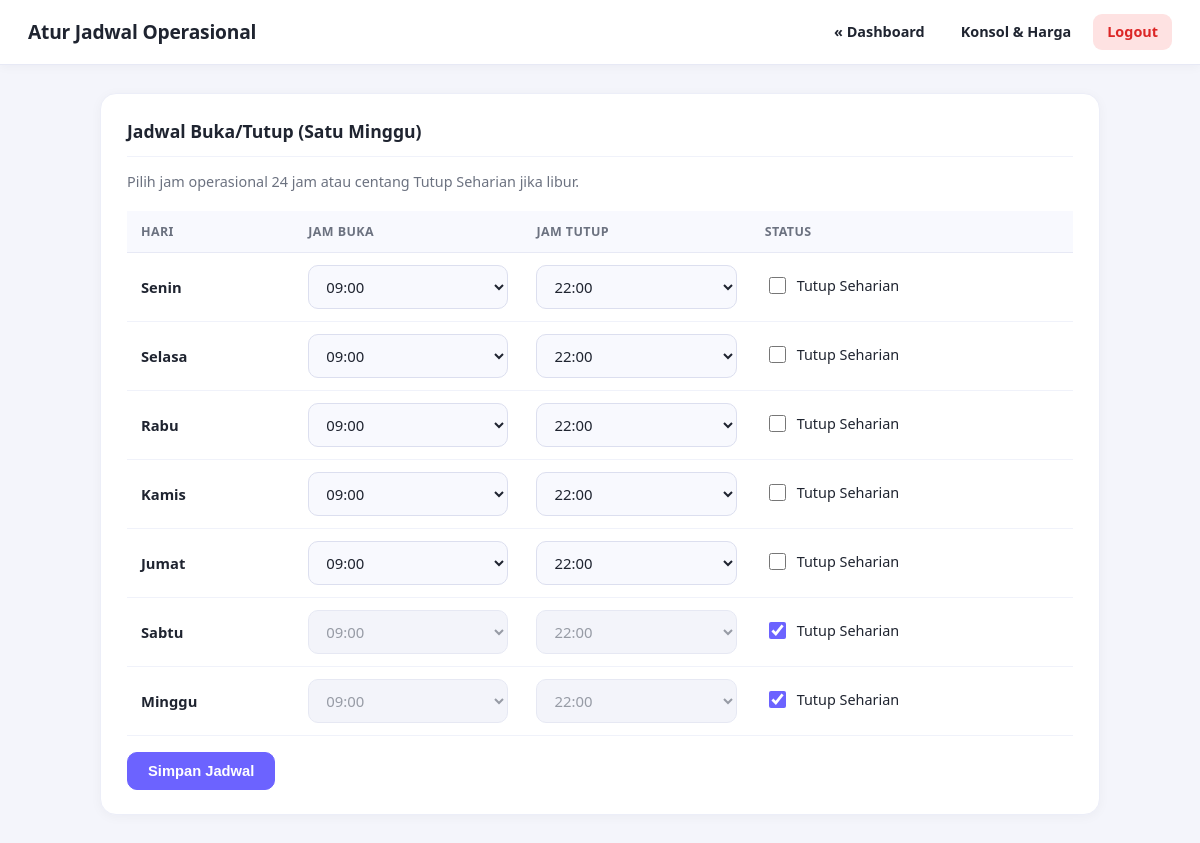
Page /jadwal.php (signed in) on the committed database.
### tables this page shows
CREATE TABLE `rental_schedules` (
  `schedule_id` int(11) NOT NULL,
  `rental_id` int(11) NOT NULL,
  `day_of_week` enum('Senin','Selasa','Rabu','Kamis','Jumat','Sabtu','Minggu') NOT NULL,
  `opening_time` time DEFAULT NULL,
  `closing_time` time DEFAULT NULL,
  `is_closed` tinyint(1) NOT NULL DEFAULT 0
);

### Models.php (called while the page is built, shortened)
<?php
abstract class BaseModel {
    public function __construct($pdo_connect, $namaModul) {
        $this->pdo = $pdo_connect;
    }
}
class Rental extends BaseModel {
    public function getByOwner($owner_id) {
        $stmt = $this->pdo->prepare("
            SELECT r.rental_id, r.rental_name, r.catatan, l.address, l.latitude, l.longitude
            FROM rentals r
            LEFT JOIN locations l ON r.rental_id = l.rental_id
            WHERE r.owner_id = ?
        ");
        $stmt->execute([$owner_id]);
        return $stmt->fetch(PDO::FETCH_ASSOC);
    }
}
class JadwalBukaTutup extends BaseModel {
    private $hariList = ['Senin', 'Selasa', 'Rabu', 'Kamis', 'Jumat', 'Sabtu', 'Minggu'];
    public function getHariList() {
        return $this->hariList;
    }
    public function getJadwal($rental_id) {
        $stmt = $this->pdo->prepare("SELECT * FROM rental_schedules WHERE rental_id = ?");
        $stmt->execute([$rental_id]);
        $hasil = [];
        while ($row = $stmt->fetch(PDO::FETCH_ASSOC)) {
            $hasil[$row['day_of_week']] = $row;
        }
        return $hasil;
    }
}

### jadwal.php (the view, shortened to what this page needs)
<?php
require_once 'koneksi.php';
require_once 'Models.php';
$objRental = new Rental($pdo);
$rental    = $objRental->getByOwner($_SESSION['owner_id']);
$rental_id = $rental['rental_id'];
$objJadwal = new JadwalBukaTutup($pdo);
$jadwal_db = $objJadwal->getJadwal($rental_id);
$hari_list = $objJadwal->getHariList();
$daftar_jam = [];
for ($i = 0; $i < 24; $i++) {
    $daftar_jam[] = sprintf('%02d:00', $i);
    $daftar_jam[] = sprintf('%02d:30', $i);
}
?>
<!DOCTYPE html>
<html lang="id">
<head>
    <link rel="stylesheet" href="style.css">
</head>
<body>
    <nav class="navbar">
        <h2>Atur Jadwal Operasional</h2>
        <div>
            <a href="dashboard.php">&laquo; Dashboard</a>
            <a href="konsol.php">Konsol & Harga</a>
            <a href="logout.php" class="btn-logout">Logout</a>
        </div>
    </nav>
    <div class="container">
        <div class="card">
            <h3>Jadwal Buka/Tutup (Satu Minggu)</h3>
            <p class="subtitle">Pilih jam operasional 24 jam atau centang Tutup Seharian jika libur.</p>
            <form method="POST" action="">
                <div class="table-wrap">
                    <table>
                        <tr>
                            <th>Hari</th>
                            <th>Jam Buka</th>
                            <th>Jam Tutup</th>
                            <th>Status</th>
                        </tr>
                        <?php foreach ($hari_list as $hari):
                            $data_hari = $jadwal_db[$hari] ?? null;
                            $buka_val  = $data_hari && $data_hari['opening_time'] ? substr($data_hari['opening_time'], 0, 5) : '09:00';
                            $tutup_val = $data_hari && $data_hari['closing_time'] ? substr($data_hari['closing_time'], 0, 5) : '22:00';
                            $is_libur  = ($data_hari && $data_hari['is_closed'] == 1) ? 'checked' : '';
                        ?>
                        <tr>
                            <td><strong><?= $hari ?></strong></td>
                            <td>
                                <select name="buka[<?= $hari ?>]" id="buka_<?= $hari ?>" <?= $is_libur ? 'disabled' : '' ?>>
                                    <?php foreach ($daftar_jam as $jam): ?>
                                        <option value="<?= $jam ?>" <?= ($buka_val === $jam) ? 'selected' : '' ?>>
                                            <?= $jam ?>
                                        </option>
                                    <?php endforeach; ?>
                                </select>
                            </td>
                            <td>
                                <select name="tutup[<?= $hari ?>]" id="tutup_<?= $hari ?>" <?= $is_libur ? 'disabled' : '' ?>>
                                    <?php foreach ($daftar_jam as $jam): ?>
                                        <option value="<?= $jam ?>" <?= ($tutup_val === $jam) ? 'selected' : '' ?>>
                                            <?= $jam ?>
                                        </option>
                                    <?php endforeach; ?>
                                </select>
                            </td>
                            <td>
                                <label class="checkbox-inline">
                                    <input type="checkbox" name="libur[<?= $hari ?>]" value="1" <?= $is_libur ?>
                                           onchange="toggleJam('<?= $hari ?>', this.checked)">
                                    Tutup Seharian
                                </label>
                            </td>
                        </tr>
                        <?php endforeach; ?>
                    </table>
                </div>
                <div class="mt-16">
                    <button type="submit" name="simpan_jadwal" class="btn">Simpan Jadwal</button>
                </div>
            </form>
        </div>
    </div>
</body>
</html>

### style.css (style rules this page uses)
:root { --ps-purple: #6c63ff; --ps-purple-hover: #574fe0; --ps-purple-soft: rgba(108, 99, 255, 0.1); --ps-bg: #f4f5fb; --ps-surface: #ffffff; --ps-border: #e7e9f5; --ps-text: #1f2430; --ps-muted: #6c7280; --ps-danger: #dc2626; --ps-danger-hover: #b91c1c; }
* { box-sizing: border-box; }
body:not(.home-page):not(.detail-page) { margin: 0; background-color: var(--ps-bg); color: var(--ps-text); font-family: 'Segoe UI', system-ui, -apple-system, sans-serif; line-height: 1.55; }
body:not(.home-page):not(.detail-page) a { color: var(--ps-purple); text-decoration: none; }
body:not(.home-page):not(.detail-page) .navbar { background: var(--ps-surface); border-bottom: 1px solid var(--ps-border); padding: 14px 28px; display: flex; justify-content: space-between; align-items: center; flex-wrap: wrap; gap: 12px; position: sticky; top: 0; z-index: 1000; box-shadow: 0 2px 10px rgba(31, 36, 48, 0.04); }
body:not(.home-page):not(.detail-page) .navbar h2 { margin: 0; font-size: 1.2rem; font-weight: 800; color: var(--ps-text); letter-spacing: -0.2px; }
body:not(.home-page):not(.detail-page) .navbar > div { display: flex; align-items: center; flex-wrap: wrap; gap: 8px; }
body:not(.home-page):not(.detail-page) .navbar a { color: var(--ps-text); font-weight: 600; font-size: 0.9rem; padding: 7px 14px; border-radius: 9px; text-decoration: none; transition: background-color 0.2s, color 0.2s; }
body:not(.home-page):not(.detail-page) .navbar a.btn-logout { background-color: #fee2e2; color: var(--ps-danger); }
body:not(.home-page):not(.detail-page) .container { max-width: 1040px; margin: 28px auto 48px; padding: 0 20px; }
body:not(.home-page):not(.detail-page) .card { background: var(--ps-surface); border: 1px solid #eceef8; border-radius: 16px; padding: 24px 26px; margin-bottom: 22px; box-shadow: 0 2px 12px rgba(31, 36, 48, 0.04); }
body:not(.home-page):not(.detail-page) .card h3 { margin: 0 0 14px; font-size: 1.1rem; font-weight: 700; color: var(--ps-text); padding-bottom: 10px; border-bottom: 1px solid #f0f2fa; }
body:not(.home-page):not(.detail-page) .subtitle { margin: 0 0 18px; font-size: 0.9rem; color: var(--ps-muted); }
body:not(.home-page):not(.detail-page) input[type="text"], body:not(.home-page):not(.detail-page) input[type="email"], body:not(.home-page):not(.detail-page) input[type="password"], body:not(.home-page):not(.detail-page) input[type="number"], body:not(.home-page):not(.detail-page) input[type="file"], body:not(.home-page):not(.detail-page) select, body:not(.home-page):not(.detail-page) textarea { width: 100%; padding: 10px 13px; border: 1.5px solid #dcdfef; border-radius: 10px; background: #f8f9fe; color: var(--ps-text); font-family: inherit; font-size: 0.93rem; transition: border-color 0.2s, box-shadow 0.2s, background-color 0.2s; }
body:not(.home-page):not(.detail-page) input[readonly], body:not(.home-page):not(.detail-page) select:disabled { background-color: #eef0f8; color: var(--ps-muted); cursor: not-allowed; }
body:not(.home-page):not(.detail-page) .checkbox-inline { display: inline-flex; align-items: center; gap: 8px; cursor: pointer; font-size: 0.9rem; font-weight: 500; }
body:not(.home-page):not(.detail-page) .checkbox-inline input[type="checkbox"] { width: 17px; height: 17px; accent-color: var(--ps-purple); cursor: pointer; }
body:not(.home-page):not(.detail-page) .btn { display: inline-flex; align-items: center; justify-content: center; gap: 6px; background-color: var(--ps-purple); color: #ffffff; border: 1.5px solid var(--ps-purple); border-radius: 10px; padding: 10px 20px; font-size: 0.92rem; font-weight: 600; cursor: pointer; text-decoration: none; transition: background-color 0.2s, border-color 0.2s, transform 0.1s; }
body:not(.home-page):not(.detail-page) .table-wrap { width: 100%; overflow-x: auto; }
body:not(.home-page):not(.detail-page) table { width: 100%; border-collapse: collapse; font-size: 0.92rem; }
body:not(.home-page):not(.detail-page) table th { background: #f8f9fe; color: var(--ps-muted); font-size: 0.78rem; font-weight: 700; text-transform: uppercase; letter-spacing: 0.4px; text-align: left; padding: 11px 14px; border-bottom: 1.5px solid var(--ps-border); }
body:not(.home-page):not(.detail-page) table td { padding: 12px 14px; border-bottom: 1px solid #f0f2fa; vertical-align: middle; }
body:not(.home-page):not(.detail-page) .mt-16 { margin-top: 16px; }

### rows in the picture
rental_schedules: opening_time+is_closed "09:00", closing_time+is_closed "22:00"
rental_schedules: opening_time+is_closed "09:00", closing_time+is_closed "22:00"
rental_schedules: opening_time+is_closed "09:00", closing_time+is_closed "22:00"
rental_schedules: opening_time+is_closed "09:00", closing_time+is_closed "22:00"
rental_schedules: opening_time+is_closed "09:00", closing_time+is_closed "22:00"
rental_schedules: opening_time+is_closed "09:00", closing_time+is_closed "22:00"
rental_schedules: opening_time+is_closed "09:00", closing_time+is_closed "22:00"

### other values in the picture
$hari "Senin"
$hari "Selasa"
$hari "Rabu"
$hari "Kamis"
$hari "Jumat"
$hari "Sabtu"
$hari "Minggu"
